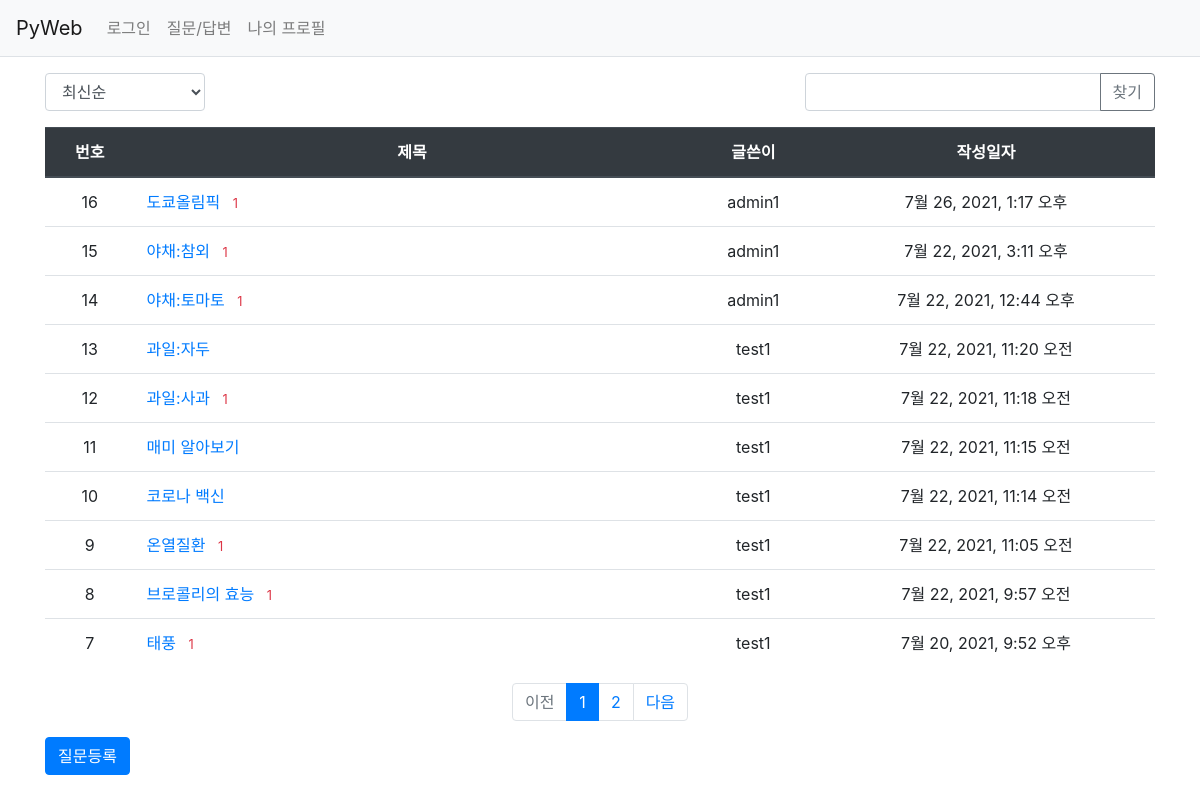
The app's page /pybo/board/ with its own data.
### pybo/models.py (models this page shows, shortened)
class Question(models.Model):
    author = models.ForeignKey(User, on_delete=models.CASCADE,
                               related_name='author_question')
    subject = models.CharField(max_length=200)
    content = models.TextField()
    create_date = models.DateTimeField()
    modify_date = models.DateTimeField(null=True, blank=True)
    voter = models.ManyToManyField(User, related_name='voter_question')

### pybo/views/base_views.py (the view, shortened to what this page needs)
# urls.py: path('board/', base_views.board, name='board'),
def board(request): #교재에서는 index 함수로 했다. 주의!
    page = request.GET.get('page', '1')
    kw = request.GET.get('kw', '')
    so = request.GET.get('so', 'recent')
    if so == 'recommend':
        question_list = Question.objects.annotate( #num_voter 는 임시필드다.
            num_voter=Count('voter')).order_by('-num_voter', '-create_date')
    elif so == 'popular':
        question_list = Question.objects.annotate(
            num_answer=Count('answer')).order_by('-num_answer', '-create_date')
    else:
        question_list = Question.objects.order_by('-create_date')
    paginator = Paginator(question_list, 10)
    page_obj = paginator.get_page(page)
    context = {'question_list': page_obj, 'page': page, 'kw': kw, 'so': so}
    return render(request, 'pybo/question_list.html', context)

### pybo/templatetags/pybo_filter.py (called while the page is built)
@register.filter
def sub(value, arg):
    return value - arg

### templates/pybo/question_list.html (shortened to what this page needs)
{% extends 'base.html' %}
{% load pybo_filter %}
{% block content %}
<div class="container my-3">
    <div class="row justify-content-between my-3">
        <div class="col-2">
            <select class="form-control so">
                <option value="recent" {% if so == 'recent' %}selected{% endif %}>최신순</option>
            </select>
        </div>
        <div class="col-4 input-group">
            <input type="text" class="form-control kw"
                    value="{{ kw|default_if_none:'' }}">
            <div class="input-group-append">
                <button class="btn btn-outline-secondary"
                        type="button" id="btn_search">찾기</button>
            </div>
        </div>
    </div>
    <table class="table">
        <thead>
            <tr class="thead-dark text-center">
                <th>번호</th>
                <th style="width:50%">제목</th>
                <th>글쓴이</th>
                <th>작성일자</th>
            </tr>
        </thead>
        <tbody>
        {% if question_list %}
            {% for question in question_list %}
            <tr class="text-center">
                <td>{{ question_list.paginator.count|sub:question_list.start_index|sub:forloop.counter0|add:1 }}</td>
                <td class="text-left">
                    <a href="{% url 'pybo:detail' question.id %}">{{ question.subject }}</a>
                    {% if question.answer_set.count > 0 %}
                    <span class="text-danger small ml-2">{{ question.answer_set.count }}</span>
                    {% endif %}
                </td>
                <td>{{ question.author.username }}</td>
                <td>{{ question.create_date }}</td>
            </tr>
            {% endfor %}
        {% else %}
            <tr>
                <td colspan="3">질문이 없습니다.</td>
            </tr>
        {% endif %}
        </tbody>
    </table>
    <ul class="pagination justify-content-center">
        {% if question_list.has_previous %}
        <li class="page-item">
            <a class="page-link" href="#" data-page="{{ question_list.previous_page_number }}">
                이전</a>
        </li>
        {% else %}
        <li class="page-item disabled">
            <a class="page-link" tabindex="-1" aria-disabled="true" href="#">
                이전</a>
        </li>
        {% endif %}
        {% for page_number in question_list.paginator.page_range %}
            {% if page_number == question_list.number %}
            <li class="page-item active" aria-current="page">
                <a class="page-link" href="#" data-page="{{ page_number }}">
                    {{ page_number }}</a>
            </li>
            {% else %}
            <li class="page-item">
                <a class="page-link" href="#" data-page="{{ page_number }}">
                    {{ page_number }}</a>
            </li>
            {% endif %}
        {% endfor %}
        {% if question_list.has_next %}
        <li class="page-item">
            <a href="#" data-page="{{ question_list.next_page_number }}" class="page-link">
                다음</a>
        </li>
        {% else %}
        <li class="page-item disabled">
            <a class="page-link" tabindex="-1" aria-disabled="true" href="#">
                다음</a>
        </li>
        {% endif %}
    </ul>
    <a href="{% url 'pybo:question_create' %}" class="btn btn-primary">질문등록</a>
</div>
{% endblock %}

### templates/base.html (shortened to what this page needs)
{% load static %}
<!DOCTYPE html>
<html lang="ko">
<head>
    <link rel="stylesheet" href="{% static 'pybo/css/bootstrap.css' %}">
    <link rel="stylesheet" href="{% static 'pybo/css/style.css' %}">
</head>
<body>
{% include 'navbar.html' %}
{% block content %}
{% endblock %}
</body>
</html>

### templates/navbar.html (shortened to what this page needs)
<nav class="navbar navbar-expand-lg navbar-light bg-light border-bottom">
    <a class="navbar-brand" href="{% url 'pybo:index' %}">PyWeb</a>
    <div class="collapse navbar-collapse flex-grow-0" id="navbarNav">
        <ul class="navbar-nav">
            <li class="nav-item">
                {% if user.is_authenticated %}
                    <a class="nav-link" href="{% url 'common:logout' %}">
                        {{ user.username }}(로그아웃)</a>
                {% else %}
                    <a class="nav-link" href="{% url 'common:login' %}">로그인</a>
                {% endif%}
            </li>
            <li class="nav-item">
                <a class="nav-link" href="{% url 'pybo:board' %}">질문/답변</a>
            </li>
            <li class="nav-item">
                <a class="nav-link" href="{% url 'pybo:profile' %}">나의 프로필</a>
            </li>
        </ul>
    </div>
</nav>

### records on screen
Question: paginator.count|sub "16", subject "도쿄올림픽", answer_set.count "1", author.username "admin1", create_date "7월 26, 2021, 1:17 오후"
Question: paginator.count|sub "15", subject "야채:참외", answer_set.count "1", author.username "admin1", create_date "7월 22, 2021, 3:11 오후"
Question: paginator.count|sub "14", subject "야채:토마토", answer_set.count "1", author.username "admin1", create_date "7월 22, 2021, 12:44 오후"
Question: paginator.count|sub "13", subject "과일:자두", author.username "test1", create_date "7월 22, 2021, 11:20 오전"
Question: paginator.count|sub "12", subject "과일:사과", answer_set.count "1", author.username "test1", create_date "7월 22, 2021, 11:18 오전"
Question: paginator.count|sub "11", subject "매미 알아보기", author.username "test1", create_date "7월 22, 2021, 11:15 오전"
Question: paginator.count|sub "10", subject "코로나 백신", author.username "test1", create_date "7월 22, 2021, 11:14 오전"
Question: paginator.count|sub "9", subject "온열질환", answer_set.count "1", author.username "test1", create_date "7월 22, 2021, 11:05 오전"
Question: paginator.count|sub "8", subject "브로콜리의 효능", answer_set.count "1", author.username "test1", create_date "7월 22, 2021, 9:57 오전"
Question: paginator.count|sub "7", subject "태풍", answer_set.count "1", author.username "test1", create_date "7월 20, 2021, 9:52 오후"

### other values on screen
{{ page_number }} "1"
{{ page_number }} "2"
